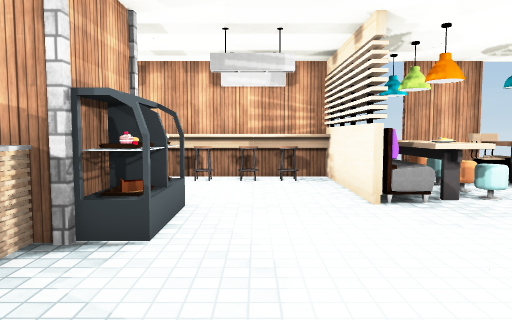
[1] (above)

22 first-person views from a walk through a Unity game level. The camera is 1.4 m above the floor, tilts 4° down and sees 70° across. Doors are open. The floor is counted in squares, 1 m on a side. Each view is taken from the middle of a square. On the plan, view 1 faces up. The plan holds only what a view shows up to about 16 squares ahead; the rest is blank. The player character is not drawn. Some surface patterns are stand-ins.

[2]
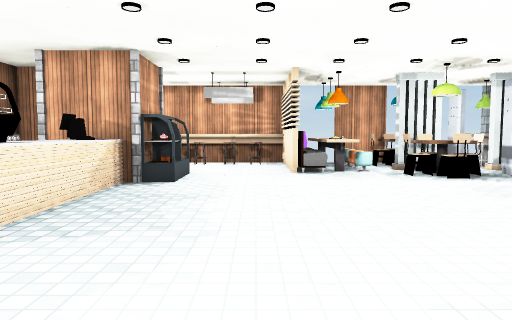

[3]
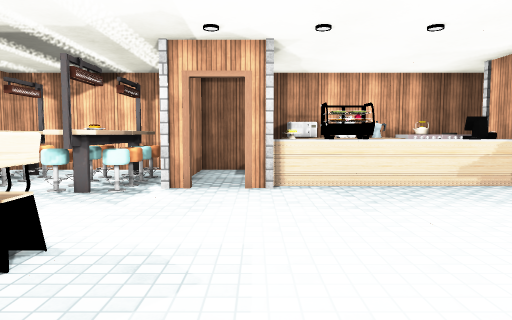

[4]
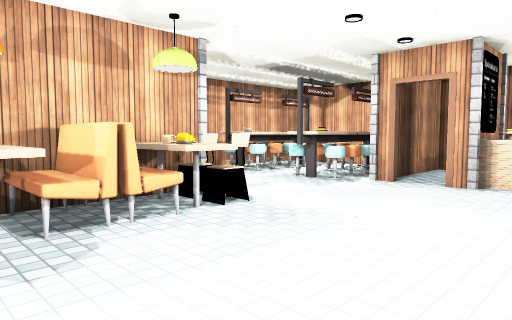

[5]
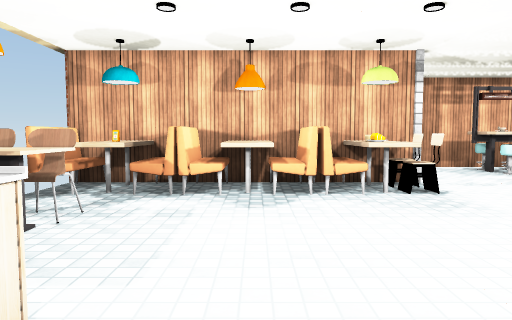

[6]
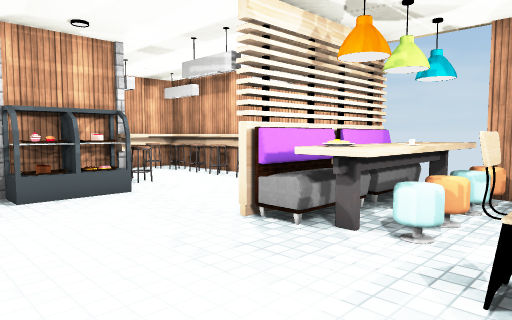

[7]
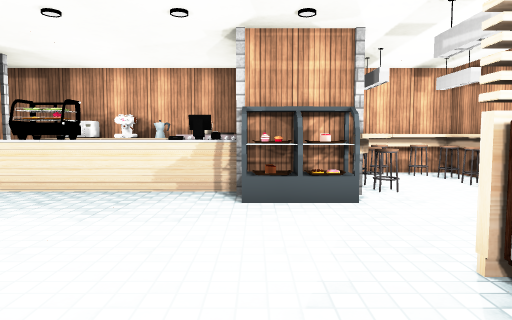

[8]
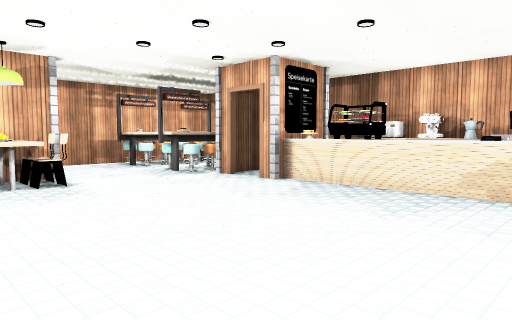

[9]
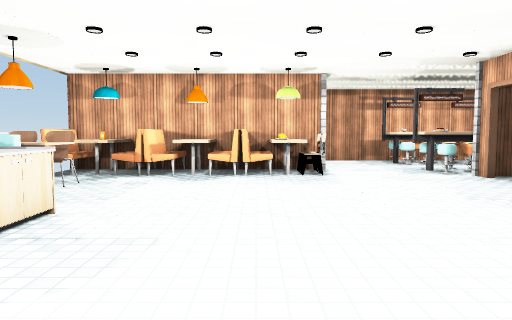

[10]
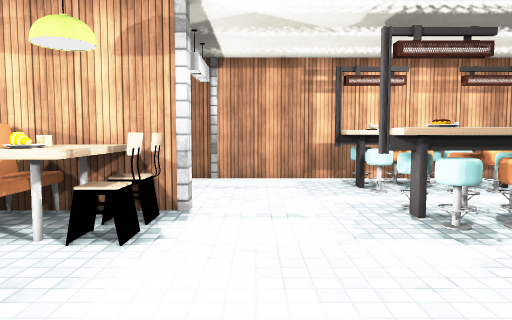

[11]
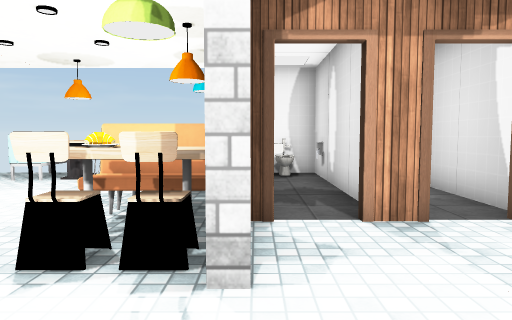

[12]
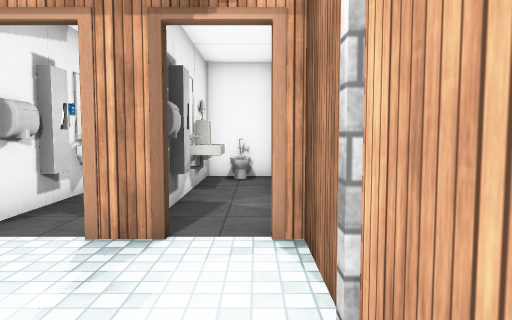

[13]
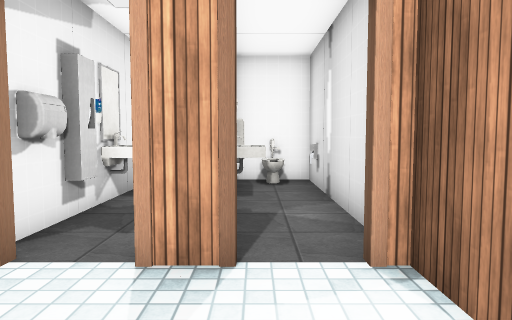

[14]
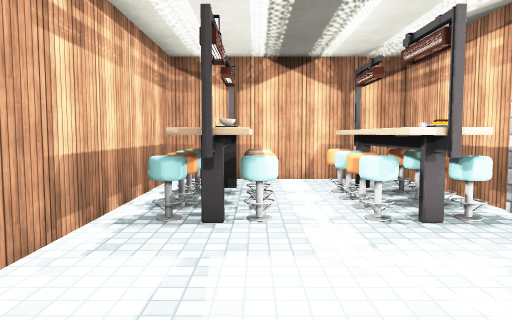

[15]
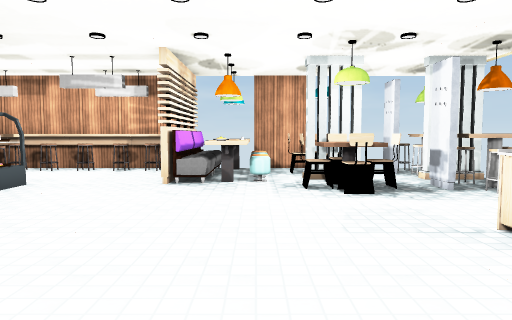

[16]
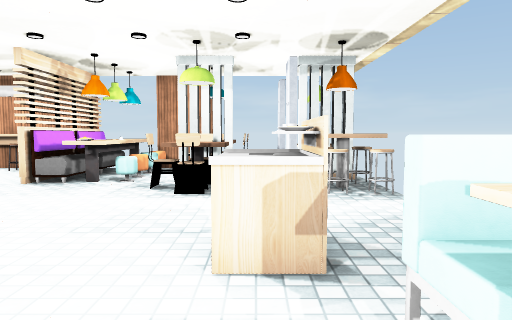

[17]
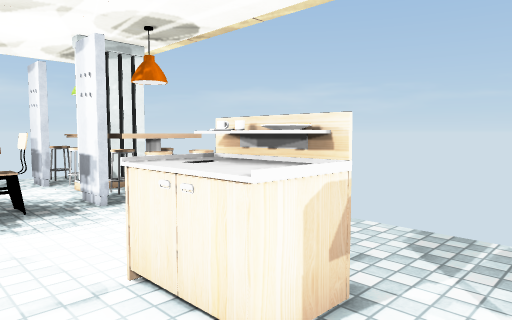

[18]
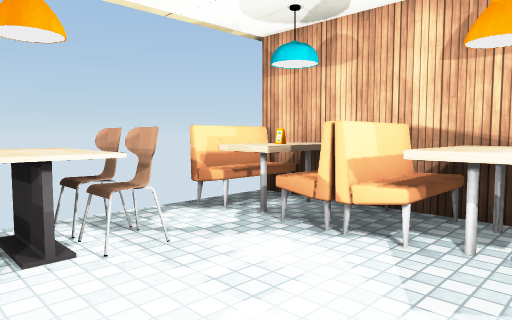

[19]
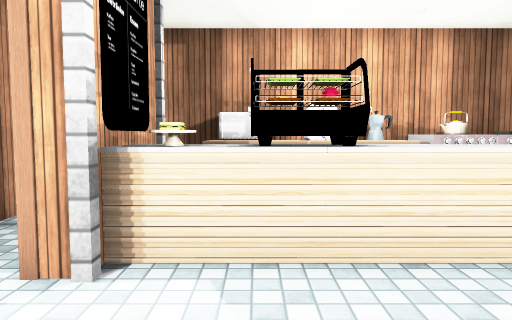

[20]
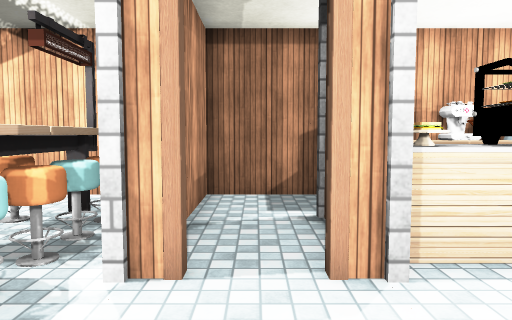

[21]
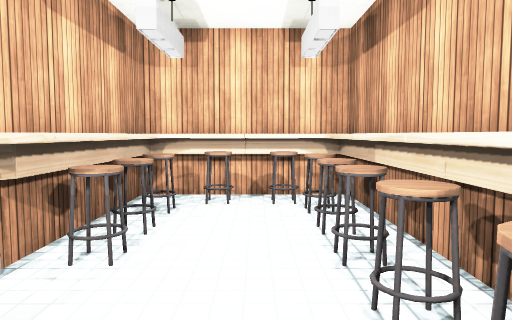

[22]
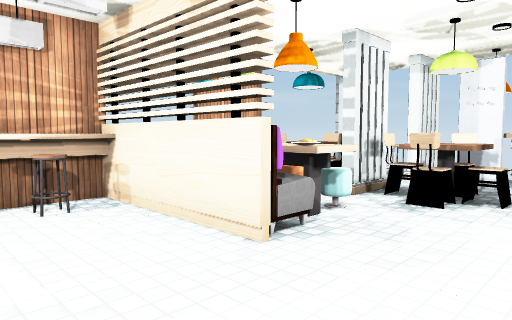

### Floor plan
Points are (right, up) in squares from view 1. A wall is a line through its corners. A room is listed if a view was taken in it or the views show most of it. See-through windows are left out.
Room 1 (views 1, 2, 3, 4, 5, 6, 7, 8, 9, 10, 11, 12, 13, 14, 15, 16, 17, 18, 19, 20, 21, 22)
walls: (-3.5, -2.6) (-2.5, -2.6) (-2.5, -3.4); (-2.5, -4.6) (-2.5, -5.3) (-7.5, -5.3); (2.3, 7.1) (2.3, 11.5); (2.4, -7.6) (7.5, -7.6); (7.5, -7.9) (6.4, -7.9); (9.8, 6.1) (9.8, 7.1); (7.5, -8.3) (7, -8.3) (7, -7.7); (9.4, -7.6) (12.6, -7.6); (-7.5, -5.1) (-3, -5.1); (6.5, -10.2) (7.5, -10.2); (4.8, -10.9) (4.8, -9.6); (2.5, 11.4) (2.5, 7.2); (10.4, -7.9) (9.4, -7.9); (7, -10.8) (7, -10.2); (-7.5, 7.4) (-2.5, 7.4) (-2.5, 4.7) (-4.5, 4.6); (0.6, 12.2) (-0.5, 12.2); (9.4, -10.2) (12.3, -10.2) (12.3, -9.5); (6.6, 12.2) (4.9, 12.2); (5.6, -12.7) (12.3, -12.7) (12.3, -10.4) (9.4, -10.4); (-4.4, 12.2) (-5.5, 12.2); (-7.5, 11.5) (-7.5, -12.7) (4.8, -12.7) (4.8, -12.1)
ways out: open door at (-2.5, -4); open door at (5, -11.5); open door at (5, -9)
objects: microwave (-7, -2) to (-7, -1); table (-7, -2) to (-6, 1); other object (-7, 2) to (-6, 3); other object (-7, 3); other object (-7, 4) to (-6, 5); table (-7, 8); stool (-7, 9) to (-6, 9); stool (-7, 10) to (-7, 11); table (-7, 12) to (-6, 12); table (-6, -11) to (-6, -10); table (-6, -8) to (-6, -7); stool (-6, 8) to (-5, 8); stool (-6, 11) to (-5, 11); stool (-5, -12) to (-5, -11); stool (-5, -10); stool (-5, -8); stool (-5, -7) to (-5, -6); pillar (-5, -3); stool (-4, -12) to (-4, -11); other object (-4, -10); stool (-4, -8); stool (-4, -7) to (-4, -6); sign (-4, -3); other object (-4, -2); other object (-4, -1) to (-3, 0); other object (-4, 1) to (-3, 1); other object (-4, 2) to (-3, 2); other object (-4, 3); other object (-4, 4); stool (-4, 8); stool (-4, 11); table (-4, 12) to (-3, 12); stool (-3, -12) to (-3, -11); stool (-3, -10); stool (-3, -8); stool (-3, -7) to (-3, -6); other object (-3, -2); other object (-3, 3); other object (-3, 4); stool (-3, 8); stool (-3, 11); stool (-2, -12); other object (-2, -11); stool (-2, -10); stool (-2, -8); other object (-2, -7); stool (-2, -6); pillar (-2, -5); pillar (-2, -3); pillar (-2, 5); fridge (-2, 6); pillar (-2, 7); table (-2, 8); stool (-2, 11) to (-1, 11); table (-2, 12) to (-1, 12); table (-1, -11) to (-1, -10); table (-1, -7); stool (0, 11); stool (1, 11); table (1, 12) to (2, 12); pillar (2, -13); pillar (2, -8); chair (3, -7); chair (3, -6); bench (3, 7) to (4, 9); bench (3, 10) to (4, 12); table (4, -7); other object (4, -6); table (4, -5); table (4, 7); table (4, 10); table (4, 12); bench (5, -7) to (5, -5); stool (5, 8); stool (5, 9); stool (5, 10); stool (5, 11); dryer (6, -11) to (6, -10); bench (6, -7) to (7, -5); chair (6, 7) to (7, 7); chair (6, 10) to (6, 11); table (7, -5); chair (7, 6) to (8, 6); chair (7, 8) to (8, 8); sink (8, -11) to (9, -11); other object (8, -8); bench (8, -7) to (8, -5); chair (8, 7) to (9, 7); other object (9, -10); sink (9, -9); other object (9, -8); bench (9, -7) to (9, -5); bin (9, 1) to (10, 2); other object (9, 2); other object (10, -11) to (11, -11); table (10, -7) to (10, -5); chair (10, -3); table (10, -2) to (12, -2); bench (10, -1) to (12, -1); other object (11, -12) to (12, -12); other object (11, -9) to (12, -9); bench (11, -7) to (12, -5); chair (11, -3) to (12, -3); stool (11, 6); stool (11, 7) to (11, 8); stool (12, 6); stool (12, 7) to (12, 8); other object (12, 9) to (12, 10)

Where each view was taken, in squares from view 1:
view 1: 0 up, 0 right, facing up
view 2: 6 down, 1 right, facing up
view 3: 3 down, 7 right, facing left
view 4: 0 up, 8 right, facing down-left
view 5: 3 up, 7 right, facing down
view 6: 3 up, 7 right, facing up-left
view 7: 5 up, 6 right, facing left
view 8: 5 up, 6 right, facing down-left
view 9: 7 up, 5 right, facing down
view 10: 1 down, 1 right, facing down
view 11: 8 down, 1 left, facing right
view 12: 12 down, 0 right, facing right
view 13: 11 down, 1 right, facing right
view 14: 10 down, 4 right, facing left
view 15: 3 down, 5 right, facing up
view 16: 3 down, 9 right, facing up
view 17: 1 down, 7 right, facing up-right
view 18: 1 down, 6 right, facing down-right
view 19: 1 down, 1 right, facing left
view 20: 4 down, 1 right, facing left
view 21: 10 up, 1 right, facing left
view 22: 4 up, 1 left, facing up-right
